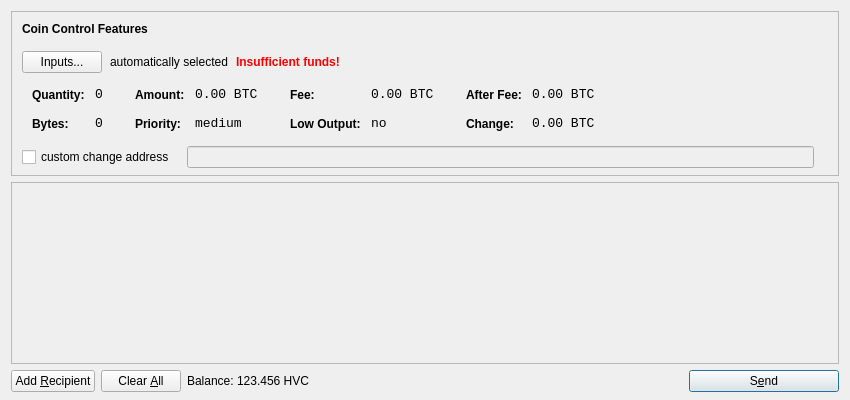
<?xml version="1.0" encoding="UTF-8"?>
<ui version="4.0">
 <class>SendCoinsDialog</class>
 <widget class="QDialog" name="SendCoinsDialog">
  <property name="geometry">
   <rect>
    <x>0</x>
    <y>0</y>
    <width>850</width>
    <height>400</height>
   </rect>
  </property>
  <property name="windowTitle">
   <string>Send Coins</string>
  </property>
  <layout class="QVBoxLayout" name="verticalLayout" stretch="0,1,0">
   <property name="bottomMargin">
    <number>8</number>
   </property>
   <item>
    <widget class="QFrame" name="frameCoinControl">
     <property name="sizePolicy">
      <sizepolicy hsizetype="Expanding" vsizetype="Expanding">
       <horstretch>0</horstretch>
       <verstretch>0</verstretch>
      </sizepolicy>
     </property>
     <property name="maximumSize">
      <size>
       <width>16777215</width>
       <height>16777215</height>
      </size>
     </property>
     <property name="frameShape">
      <enum>QFrame::StyledPanel</enum>
     </property>
     <property name="frameShadow">
      <enum>QFrame::Sunken</enum>
     </property>
     <layout class="QVBoxLayout" name="verticalLayoutCoinControl2">
      <property name="spacing">
       <number>-1</number>
      </property>
      <property name="leftMargin">
       <number>0</number>
      </property>
      <property name="topMargin">
       <number>0</number>
      </property>
      <property name="rightMargin">
       <number>0</number>
      </property>
      <property name="bottomMargin">
       <number>6</number>
      </property>
      <item>
       <layout class="QVBoxLayout" name="verticalLayoutCoinControl" stretch="0,0,0,0,1">
        <property name="spacing">
         <number>0</number>
        </property>
        <property name="leftMargin">
         <number>10</number>
        </property>
        <property name="topMargin">
         <number>10</number>
        </property>
        <item>
         <layout class="QHBoxLayout" name="horizontalLayoutCoinControl1">
          <property name="bottomMargin">
           <number>15</number>
          </property>
          <item>
           <widget class="QLabel" name="labelCoinControlFeatures">
            <property name="sizePolicy">
             <sizepolicy hsizetype="Preferred" vsizetype="Maximum">
              <horstretch>0</horstretch>
              <verstretch>0</verstretch>
             </sizepolicy>
            </property>
            <property name="font">
             <font>
              <weight>75</weight>
              <bold>true</bold>
             </font>
            </property>
            <property name="styleSheet">
             <string notr="true">font-weight:bold;</string>
            </property>
            <property name="text">
             <string>Coin Control Features</string>
            </property>
           </widget>
          </item>
         </layout>
        </item>
        <item>
         <layout class="QHBoxLayout" name="horizontalLayoutCoinControl2" stretch="0,0,0,0">
          <property name="spacing">
           <number>8</number>
          </property>
          <property name="bottomMargin">
           <number>10</number>
          </property>
          <item>
           <widget class="QPushButton" name="pushButtonCoinControl">
            <property name="styleSheet">
             <string notr="true"/>
            </property>
            <property name="text">
             <string>Inputs...</string>
            </property>
           </widget>
          </item>
          <item>
           <widget class="QLabel" name="labelCoinControlAutomaticallySelected">
            <property name="text">
             <string>automatically selected</string>
            </property>
            <property name="margin">
             <number>5</number>
            </property>
           </widget>
          </item>
          <item>
           <widget class="QLabel" name="labelCoinControlInsuffFunds">
            <property name="font">
             <font>
              <weight>75</weight>
              <bold>true</bold>
             </font>
            </property>
            <property name="styleSheet">
             <string notr="true">color:red;font-weight:bold;</string>
            </property>
            <property name="text">
             <string>Insufficient funds!</string>
            </property>
            <property name="margin">
             <number>5</number>
            </property>
           </widget>
          </item>
          <item>
           <spacer name="horizontalSpacerCoinControl">
            <property name="orientation">
             <enum>Qt::Horizontal</enum>
            </property>
            <property name="sizeHint" stdset="0">
             <size>
              <width>40</width>
              <height>1</height>
             </size>
            </property>
           </spacer>
          </item>
         </layout>
        </item>
        <item>
         <widget class="QWidget" name="widgetCoinControl" native="true">
          <property name="sizePolicy">
           <sizepolicy hsizetype="Preferred" vsizetype="Preferred">
            <horstretch>0</horstretch>
            <verstretch>0</verstretch>
           </sizepolicy>
          </property>
          <property name="minimumSize">
           <size>
            <width>0</width>
            <height>0</height>
           </size>
          </property>
          <property name="styleSheet">
           <string notr="true"/>
          </property>
          <layout class="QHBoxLayout" name="horizontalLayoutCoinControl5">
           <property name="margin">
            <number>0</number>
           </property>
           <item>
            <layout class="QHBoxLayout" name="horizontalLayoutCoinControl3" stretch="0,0,0,1">
             <property name="spacing">
              <number>20</number>
             </property>
             <property name="topMargin">
              <number>0</number>
             </property>
             <property name="bottomMargin">
              <number>10</number>
             </property>
             <item>
              <layout class="QFormLayout" name="formLayoutCoinControl1">
               <property name="horizontalSpacing">
                <number>10</number>
               </property>
               <property name="verticalSpacing">
                <number>14</number>
               </property>
               <property name="leftMargin">
                <number>10</number>
               </property>
               <property name="topMargin">
                <number>4</number>
               </property>
               <property name="rightMargin">
                <number>6</number>
               </property>
               <item row="0" column="0">
                <widget class="QLabel" name="labelCoinControlQuantityText">
                 <property name="styleSheet">
                  <string notr="true">font-weight:bold;</string>
                 </property>
                 <property name="text">
                  <string>Quantity:</string>
                 </property>
                 <property name="margin">
                  <number>0</number>
                 </property>
                </widget>
               </item>
               <item row="0" column="1">
                <widget class="QLabel" name="labelCoinControlQuantity">
                 <property name="font">
                  <font>
                   <family>Monospace</family>
                   <pointsize>10</pointsize>
                  </font>
                 </property>
                 <property name="cursor">
                  <cursorShape>IBeamCursor</cursorShape>
                 </property>
                 <property name="contextMenuPolicy">
                  <enum>Qt::ActionsContextMenu</enum>
                 </property>
                 <property name="text">
                  <string notr="true">0</string>
                 </property>
                 <property name="margin">
                  <number>0</number>
                 </property>
                 <property name="textInteractionFlags">
                  <set>Qt::LinksAccessibleByMouse|Qt::TextSelectableByKeyboard|Qt::TextSelectableByMouse</set>
                 </property>
                </widget>
               </item>
               <item row="1" column="0">
                <widget class="QLabel" name="labelCoinControlBytesText">
                 <property name="styleSheet">
                  <string notr="true">font-weight:bold;</string>
                 </property>
                 <property name="text">
                  <string>Bytes:</string>
                 </property>
                </widget>
               </item>
               <item row="1" column="1">
                <widget class="QLabel" name="labelCoinControlBytes">
                 <property name="font">
                  <font>
                   <family>Monospace</family>
                   <pointsize>10</pointsize>
                  </font>
                 </property>
                 <property name="cursor">
                  <cursorShape>IBeamCursor</cursorShape>
                 </property>
                 <property name="contextMenuPolicy">
                  <enum>Qt::ActionsContextMenu</enum>
                 </property>
                 <property name="text">
                  <string notr="true">0</string>
                 </property>
                 <property name="textInteractionFlags">
                  <set>Qt::LinksAccessibleByMouse|Qt::TextSelectableByKeyboard|Qt::TextSelectableByMouse</set>
                 </property>
                </widget>
               </item>
              </layout>
             </item>
             <item>
              <layout class="QFormLayout" name="formLayoutCoinControl2">
               <property name="horizontalSpacing">
                <number>10</number>
               </property>
               <property name="verticalSpacing">
                <number>14</number>
               </property>
               <property name="leftMargin">
                <number>6</number>
               </property>
               <property name="topMargin">
                <number>4</number>
               </property>
               <property name="rightMargin">
                <number>6</number>
               </property>
               <item row="0" column="0">
                <widget class="QLabel" name="labelCoinControlAmountText">
                 <property name="styleSheet">
                  <string notr="true">font-weight:bold;</string>
                 </property>
                 <property name="text">
                  <string>Amount:</string>
                 </property>
                 <property name="margin">
                  <number>0</number>
                 </property>
                </widget>
               </item>
               <item row="0" column="1">
                <widget class="QLabel" name="labelCoinControlAmount">
                 <property name="font">
                  <font>
                   <family>Monospace</family>
                   <pointsize>10</pointsize>
                  </font>
                 </property>
                 <property name="cursor">
                  <cursorShape>IBeamCursor</cursorShape>
                 </property>
                 <property name="contextMenuPolicy">
                  <enum>Qt::ActionsContextMenu</enum>
                 </property>
                 <property name="text">
                  <string notr="true">0.00 BTC</string>
                 </property>
                 <property name="textInteractionFlags">
                  <set>Qt::LinksAccessibleByMouse|Qt::TextSelectableByKeyboard|Qt::TextSelectableByMouse</set>
                 </property>
                </widget>
               </item>
               <item row="1" column="0">
                <widget class="QLabel" name="labelCoinControlPriorityText">
                 <property name="styleSheet">
                  <string notr="true">font-weight:bold;</string>
                 </property>
                 <property name="text">
                  <string>Priority:</string>
                 </property>
                </widget>
               </item>
               <item row="1" column="1">
                <widget class="QLabel" name="labelCoinControlPriority">
                 <property name="font">
                  <font>
                   <family>Monospace</family>
                   <pointsize>10</pointsize>
                  </font>
                 </property>
                 <property name="cursor">
                  <cursorShape>IBeamCursor</cursorShape>
                 </property>
                 <property name="contextMenuPolicy">
                  <enum>Qt::ActionsContextMenu</enum>
                 </property>
                 <property name="text">
                  <string>medium</string>
                 </property>
                 <property name="textInteractionFlags">
                  <set>Qt::LinksAccessibleByMouse|Qt::TextSelectableByKeyboard|Qt::TextSelectableByMouse</set>
                 </property>
                </widget>
               </item>
              </layout>
             </item>
             <item>
              <layout class="QFormLayout" name="formLayoutCoinControl3">
               <property name="horizontalSpacing">
                <number>10</number>
               </property>
               <property name="verticalSpacing">
                <number>14</number>
               </property>
               <property name="leftMargin">
                <number>6</number>
               </property>
               <property name="topMargin">
                <number>4</number>
               </property>
               <property name="rightMargin">
                <number>6</number>
               </property>
               <item row="0" column="0">
                <widget class="QLabel" name="labelCoinControlFeeText">
                 <property name="styleSheet">
                  <string notr="true">font-weight:bold;</string>
                 </property>
                 <property name="text">
                  <string>Fee:</string>
                 </property>
                 <property name="margin">
                  <number>0</number>
                 </property>
                </widget>
               </item>
               <item row="0" column="1">
                <widget class="QLabel" name="labelCoinControlFee">
                 <property name="font">
                  <font>
                   <family>Monospace</family>
                   <pointsize>10</pointsize>
                  </font>
                 </property>
                 <property name="cursor">
                  <cursorShape>IBeamCursor</cursorShape>
                 </property>
                 <property name="contextMenuPolicy">
                  <enum>Qt::ActionsContextMenu</enum>
                 </property>
                 <property name="text">
                  <string notr="true">0.00 BTC</string>
                 </property>
                 <property name="textInteractionFlags">
                  <set>Qt::LinksAccessibleByMouse|Qt::TextSelectableByKeyboard|Qt::TextSelectableByMouse</set>
                 </property>
                </widget>
               </item>
               <item row="1" column="0">
                <widget class="QLabel" name="labelCoinControlLowOutputText">
                 <property name="styleSheet">
                  <string notr="true">font-weight:bold;</string>
                 </property>
                 <property name="text">
                  <string>Low Output:</string>
                 </property>
                </widget>
               </item>
               <item row="1" column="1">
                <widget class="QLabel" name="labelCoinControlLowOutput">
                 <property name="font">
                  <font>
                   <family>Monospace</family>
                   <pointsize>10</pointsize>
                  </font>
                 </property>
                 <property name="cursor">
                  <cursorShape>IBeamCursor</cursorShape>
                 </property>
                 <property name="contextMenuPolicy">
                  <enum>Qt::ActionsContextMenu</enum>
                 </property>
                 <property name="text">
                  <string>no</string>
                 </property>
                 <property name="textInteractionFlags">
                  <set>Qt::LinksAccessibleByMouse|Qt::TextSelectableByKeyboard|Qt::TextSelectableByMouse</set>
                 </property>
                </widget>
               </item>
              </layout>
             </item>
             <item>
              <layout class="QFormLayout" name="formLayoutCoinControl4">
               <property name="horizontalSpacing">
                <number>10</number>
               </property>
               <property name="verticalSpacing">
                <number>14</number>
               </property>
               <property name="leftMargin">
                <number>6</number>
               </property>
               <property name="topMargin">
                <number>4</number>
               </property>
               <property name="rightMargin">
                <number>6</number>
               </property>
               <item row="0" column="0">
                <widget class="QLabel" name="labelCoinControlAfterFeeText">
                 <property name="styleSheet">
                  <string notr="true">font-weight:bold;</string>
                 </property>
                 <property name="text">
                  <string>After Fee:</string>
                 </property>
                 <property name="margin">
                  <number>0</number>
                 </property>
                </widget>
               </item>
               <item row="0" column="1">
                <widget class="QLabel" name="labelCoinControlAfterFee">
                 <property name="font">
                  <font>
                   <family>Monospace</family>
                   <pointsize>10</pointsize>
                  </font>
                 </property>
                 <property name="cursor">
                  <cursorShape>IBeamCursor</cursorShape>
                 </property>
                 <property name="contextMenuPolicy">
                  <enum>Qt::ActionsContextMenu</enum>
                 </property>
                 <property name="text">
                  <string notr="true">0.00 BTC</string>
                 </property>
                 <property name="textInteractionFlags">
                  <set>Qt::LinksAccessibleByMouse|Qt::TextSelectableByKeyboard|Qt::TextSelectableByMouse</set>
                 </property>
                </widget>
               </item>
               <item row="1" column="0">
                <widget class="QLabel" name="labelCoinControlChangeText">
                 <property name="styleSheet">
                  <string notr="true">font-weight:bold;</string>
                 </property>
                 <property name="text">
                  <string>Change:</string>
                 </property>
                </widget>
               </item>
               <item row="1" column="1">
                <widget class="QLabel" name="labelCoinControlChange">
                 <property name="font">
                  <font>
                   <family>Monospace</family>
                   <pointsize>10</pointsize>
                  </font>
                 </property>
                 <property name="cursor">
                  <cursorShape>IBeamCursor</cursorShape>
                 </property>
                 <property name="contextMenuPolicy">
                  <enum>Qt::ActionsContextMenu</enum>
                 </property>
                 <property name="text">
                  <string notr="true">0.00 BTC</string>
                 </property>
                 <property name="textInteractionFlags">
                  <set>Qt::LinksAccessibleByMouse|Qt::TextSelectableByKeyboard|Qt::TextSelectableByMouse</set>
                 </property>
                </widget>
               </item>
              </layout>
             </item>
            </layout>
           </item>
          </layout>
         </widget>
        </item>
        <item>
         <layout class="QHBoxLayout" name="horizontalLayoutCoinControl4" stretch="0,0,0">
          <property name="spacing">
           <number>12</number>
          </property>
          <property name="sizeConstraint">
           <enum>QLayout::SetDefaultConstraint</enum>
          </property>
          <property name="topMargin">
           <number>5</number>
          </property>
          <property name="rightMargin">
           <number>5</number>
          </property>
          <item>
           <widget class="QCheckBox" name="checkBoxCoinControlChange">
            <property name="text">
             <string>custom change address</string>
            </property>
           </widget>
          </item>
          <item>
           <widget class="QLineEdit" name="lineEditCoinControlChange">
            <property name="enabled">
             <bool>false</bool>
            </property>
            <property name="sizePolicy">
             <sizepolicy hsizetype="Expanding" vsizetype="Fixed">
              <horstretch>0</horstretch>
              <verstretch>0</verstretch>
             </sizepolicy>
            </property>
           </widget>
          </item>
          <item>
           <widget class="QLabel" name="labelCoinControlChangeLabel">
            <property name="sizePolicy">
             <sizepolicy hsizetype="Preferred" vsizetype="Expanding">
              <horstretch>0</horstretch>
              <verstretch>0</verstretch>
             </sizepolicy>
            </property>
            <property name="minimumSize">
             <size>
              <width>0</width>
              <height>0</height>
             </size>
            </property>
            <property name="text">
             <string/>
            </property>
            <property name="margin">
             <number>3</number>
            </property>
           </widget>
          </item>
         </layout>
        </item>
        <item>
         <spacer name="verticalSpacerCoinControl">
          <property name="orientation">
           <enum>Qt::Vertical</enum>
          </property>
          <property name="sizeHint" stdset="0">
           <size>
            <width>800</width>
            <height>1</height>
           </size>
          </property>
         </spacer>
        </item>
       </layout>
      </item>
     </layout>
    </widget>
   </item>
   <item>
    <widget class="QScrollArea" name="scrollArea">
     <property name="widgetResizable">
      <bool>true</bool>
     </property>
     <widget class="QWidget" name="scrollAreaWidgetContents">
      <property name="geometry">
       <rect>
        <x>0</x>
        <y>0</y>
        <width>830</width>
        <height>165</height>
       </rect>
      </property>
      <layout class="QVBoxLayout" name="verticalLayout_2">
       <property name="margin">
        <number>0</number>
       </property>
       <item>
        <layout class="QVBoxLayout" name="entries">
         <property name="spacing">
          <number>6</number>
         </property>
        </layout>
       </item>
       <item>
        <spacer name="verticalSpacer">
         <property name="orientation">
          <enum>Qt::Vertical</enum>
         </property>
         <property name="sizeHint" stdset="0">
          <size>
           <width>20</width>
           <height>40</height>
          </size>
         </property>
        </spacer>
       </item>
      </layout>
     </widget>
    </widget>
   </item>
   <item>
    <layout class="QHBoxLayout" name="horizontalLayout">
     <item>
      <widget class="QPushButton" name="addButton">
       <property name="toolTip">
        <string>Send to multiple recipients at once</string>
       </property>
       <property name="text">
        <string>Add &amp;Recipient</string>
       </property>
       <property name="icon">
        <iconset resource="../bitcoin.qrc">
         <normaloff>:/icons/add</normaloff>:/icons/add</iconset>
       </property>
       <property name="autoDefault">
        <bool>false</bool>
       </property>
      </widget>
     </item>
     <item>
      <widget class="QPushButton" name="clearButton">
       <property name="sizePolicy">
        <sizepolicy hsizetype="Minimum" vsizetype="Fixed">
         <horstretch>0</horstretch>
         <verstretch>0</verstretch>
        </sizepolicy>
       </property>
       <property name="toolTip">
        <string>Remove all transaction fields</string>
       </property>
       <property name="text">
        <string>Clear &amp;All</string>
       </property>
       <property name="icon">
        <iconset resource="../bitcoin.qrc">
         <normaloff>:/icons/remove</normaloff>:/icons/remove</iconset>
       </property>
       <property name="autoRepeatDelay">
        <number>300</number>
       </property>
       <property name="autoDefault">
        <bool>false</bool>
       </property>
      </widget>
     </item>
     <item>
      <layout class="QHBoxLayout" name="horizontalLayout_2">
       <property name="spacing">
        <number>3</number>
       </property>
       <item>
        <widget class="QLabel" name="label">
         <property name="text">
          <string>Balance:</string>
         </property>
        </widget>
       </item>
       <item>
        <widget class="QLabel" name="labelBalance">
         <property name="cursor">
          <cursorShape>IBeamCursor</cursorShape>
         </property>
         <property name="text">
          <string>123.456 HVC</string>
         </property>
         <property name="textInteractionFlags">
          <set>Qt::LinksAccessibleByMouse|Qt::TextSelectableByKeyboard|Qt::TextSelectableByMouse</set>
         </property>
        </widget>
       </item>
      </layout>
     </item>
     <item>
      <spacer name="horizontalSpacer">
       <property name="orientation">
        <enum>Qt::Horizontal</enum>
       </property>
       <property name="sizeHint" stdset="0">
        <size>
         <width>40</width>
         <height>20</height>
        </size>
       </property>
      </spacer>
     </item>
     <item>
      <widget class="QPushButton" name="sendButton">
       <property name="minimumSize">
        <size>
         <width>150</width>
         <height>0</height>
        </size>
       </property>
       <property name="toolTip">
        <string>Confirm the send action</string>
       </property>
       <property name="text">
        <string>S&amp;end</string>
       </property>
       <property name="icon">
        <iconset resource="../bitcoin.qrc">
         <normaloff>:/icons/send</normaloff>:/icons/send</iconset>
       </property>
       <property name="default">
        <bool>true</bool>
       </property>
      </widget>
     </item>
    </layout>
   </item>
  </layout>
 </widget>
 <resources>
  <include location="../bitcoin.qrc"/>
 </resources>
 <connections/>
</ui>
